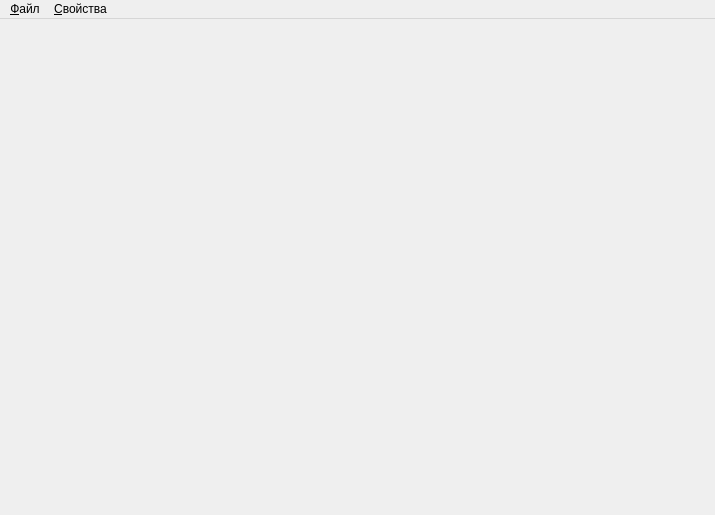
<?xml version="1.0" encoding="UTF-8"?>
<ui version="4.0">
 <class>MainWindow</class>
 <widget class="QMainWindow" name="MainWindow">
  <property name="geometry">
   <rect>
    <x>0</x>
    <y>0</y>
    <width>715</width>
    <height>515</height>
   </rect>
  </property>
  <property name="windowTitle">
   <string>Graph</string>
  </property>
  <widget class="QWidget" name="centralWidget">
   <widget class="QCustomPlot" name="plot" native="true">
    <property name="geometry">
     <rect>
      <x>10</x>
      <y>10</y>
      <width>691</width>
      <height>471</height>
     </rect>
    </property>
    <property name="sizePolicy">
     <sizepolicy hsizetype="Maximum" vsizetype="Maximum">
      <horstretch>0</horstretch>
      <verstretch>0</verstretch>
     </sizepolicy>
    </property>
   </widget>
  </widget>
  <widget class="QMenuBar" name="menuBar">
   <property name="geometry">
    <rect>
     <x>0</x>
     <y>0</y>
     <width>715</width>
     <height>22</height>
    </rect>
   </property>
   <widget class="QMenu" name="menu">
    <property name="title">
     <string>&amp;Файл</string>
    </property>
    <addaction name="separator"/>
    <addaction name="actionOpen"/>
    <addaction name="actionConvert"/>
    <addaction name="actionSave"/>
    <addaction name="actionStretch"/>
   </widget>
   <widget class="QMenu" name="menu_2">
    <property name="title">
     <string>&amp;Свойства</string>
    </property>
    <addaction name="action_delta"/>
    <addaction name="action_temp"/>
    <addaction name="action_report"/>
    <addaction name="action_clear"/>
    <addaction name="action_mincycle"/>
   </widget>
   <addaction name="menu"/>
   <addaction name="menu_2"/>
  </widget>
  <action name="actionOpen">
   <property name="text">
    <string>Открыть преобразованный</string>
   </property>
  </action>
  <action name="actionConvert">
   <property name="text">
    <string>Сконвертировать</string>
   </property>
  </action>
  <action name="actionSave">
   <property name="text">
    <string>Сохранить график</string>
   </property>
  </action>
  <action name="action_temp">
   <property name="text">
    <string>&amp;Добавить температуру</string>
   </property>
  </action>
  <action name="action_report">
   <property name="text">
    <string>&amp;Отчет</string>
   </property>
  </action>
  <action name="action_delta">
   <property name="text">
    <string>&amp;Задать дельту</string>
   </property>
  </action>
  <action name="action_clear">
   <property name="text">
    <string>О&amp;чистить</string>
   </property>
  </action>
  <action name="action_mincycle">
   <property name="text">
    <string>&amp;Минимальная длина полуцикла</string>
   </property>
  </action>
  <action name="actionStretch">
   <property name="text">
    <string>&quot;Выпрямить&quot; данные</string>
   </property>
  </action>
 </widget>
 <layoutdefault spacing="6" margin="11"/>
 <customwidgets>
  <customwidget>
   <class>QCustomPlot</class>
   <extends>QWidget</extends>
   <header>qcustomplot.h</header>
   <container>1</container>
  </customwidget>
 </customwidgets>
 <resources/>
 <connections/>
</ui>
